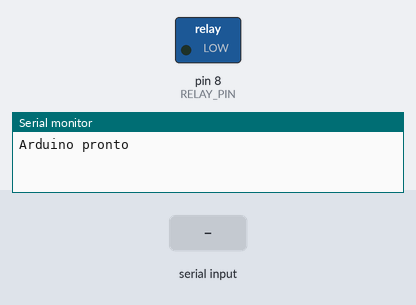
Bench run of a sketch on a simulated Arduino Uno, built with avr-gcc and run on an emulated ATmega328P. Parts: switched loads named in the sketch (green lamp = pin HIGH), the last lines printed to the serial monitor. Inputs (shaded band) come from the test bench.

Above: at 1.2 s.
1.3 s: "1" received over Serial
At 1.7 s:
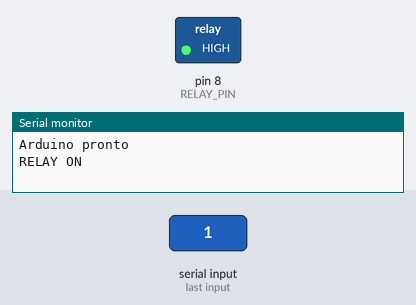
2.8 s: "0" received over Serial
At 4.0 s:
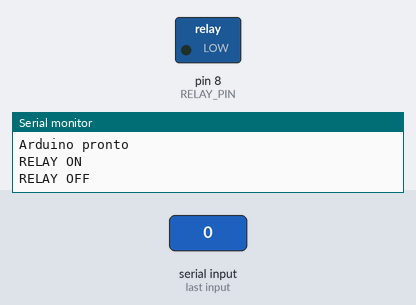
Timing chart, 0 to 5.8 s (numbered marks = the images above; inputs shaded):
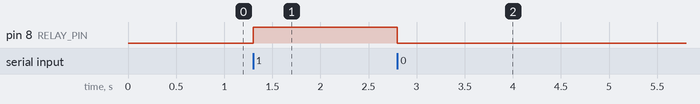

Measured:
- after the input at 1.3 s, pin 8 (RELAY_PIN): LOW → HIGH at once
- after the input at 2.8 s, pin 8 (RELAY_PIN): HIGH → LOW at once

The sketch:

OnOffListener.ino
```cpp
// OnOffRelay.ino
const int RELAY_PIN = 8; // pino digital para controlar o relé

void setup() {
  pinMode(RELAY_PIN, OUTPUT);
  digitalWrite(RELAY_PIN, LOW); // assumindo que LOW = desativado; ajuste se necessário
  Serial.begin(9600);
  Serial.println("Arduino pronto");
}

void loop() {
  if (Serial.available() > 0) {
    char c = Serial.read();
    if (c == '1') {
      digitalWrite(RELAY_PIN, HIGH); // ativa relé (passa 12V)
      Serial.println("RELAY ON");
    } else if (c == '0') {
      digitalWrite(RELAY_PIN, LOW);  // desliga relé (corta 12V)
      Serial.println("RELAY OFF");
    }
    // ignorar outros caracteres
  }
}
```
